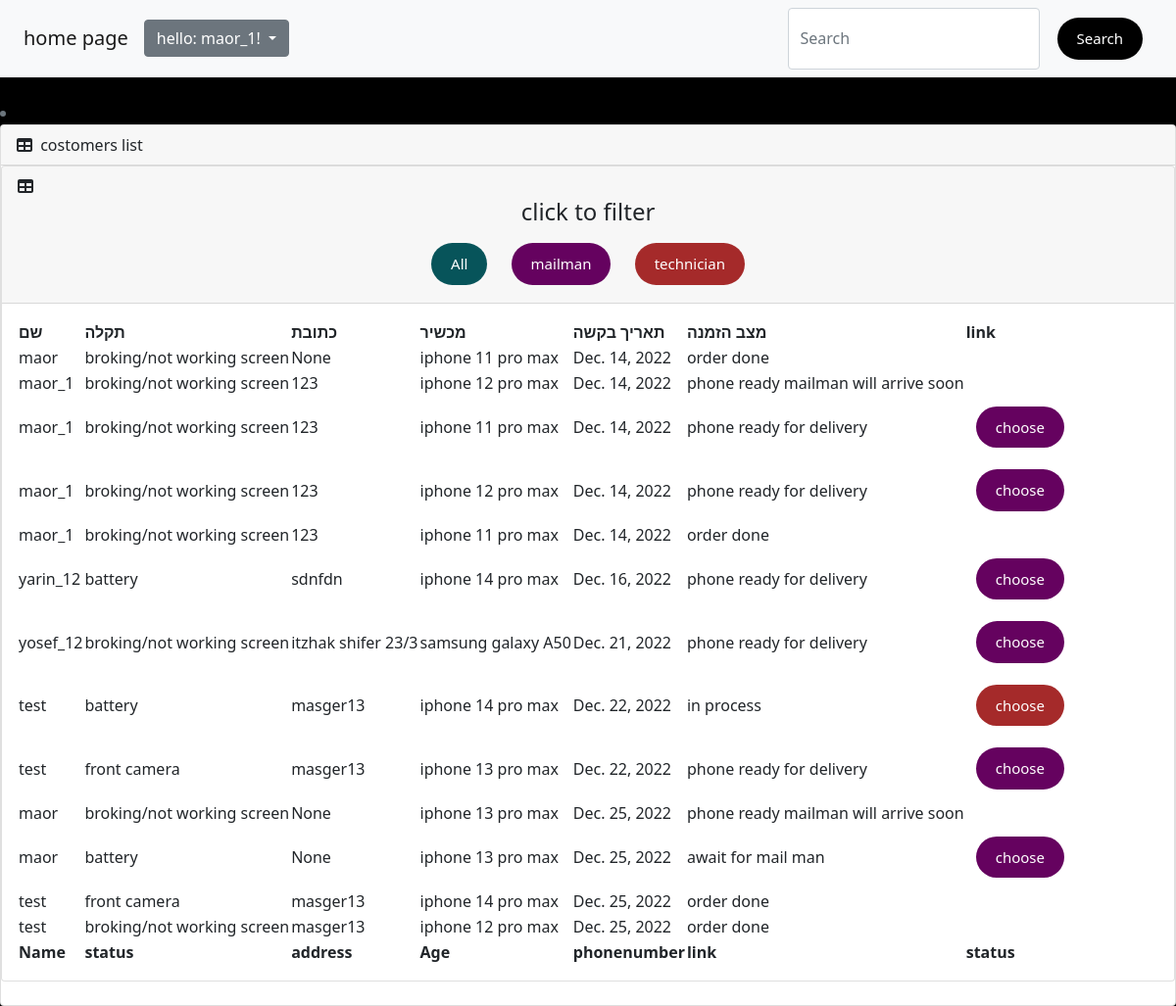
The page /transport/ (signed in) on the database its author committed.
### user/models.py (models this page shows, shortened)
class User(AbstractUser):
    class RoleType2(models.IntegerChoices):
        Mail_Man = 1, "Mail_Man"
        Technician = 2, "Technician"
        Admin = 3, 'Admin'
    age = models.IntegerField(null= True, blank = True )
    City = models.CharField(max_length=100,null= True, blank = True)
    Full_address = models.CharField(max_length=100,null= True, blank = True)
    Postal_Code = models.IntegerField(null= True, blank = True)
    Phonenumber = models.PositiveIntegerField(null= True, blank = True)
    Role = models.PositiveIntegerField(null= True, choices=RoleType2.choices)

### instruments/models.py (models this page shows, shortened)
class Malfunction(models.Model):
   class StatusType(models.IntegerChoices):
        await_for_mail_man = 1, "await for mail man"
        in_process = 2, "in process"
        phone_ready_for_delivery = 3, 'phone ready for delivery'
        phone_ready_mailman_will_arrive_soon = 4, 'phone ready mailman will arrive soon'
        order_done = 5, 'order done'
   phone= models.ForeignKey(Phone,on_delete=models.CASCADE)
   Malfunction_type= models.ForeignKey(Malfunction_type,on_delete=models.CASCADE)
   user= models.ForeignKey(User,on_delete=models.CASCADE)
   status = models.PositiveIntegerField(null= True, choices=StatusType.choices)
   request_date = models.DateField(auto_now_add=True)

class Malfunction_type(models.Model):
   Malfunction = models.CharField(max_length=100)

class Phone(models.Model):
   type= models.ForeignKey(Phonetype,on_delete=models.CASCADE)
   device = models.CharField(max_length=100, null=False)

### transport/views.py (the view)
# urls.py: path('', views.main_page_tran, name="mainpage"),
def main_page_tran(request):
    Customers = Malfunction.objects.all()
    context = {
        'customers' :Customers,
        'action' : 'staff'
    }
    return  render(request,'firsttable.html',context)

### transport/templates/firsttable.html (shortened to what this page needs)
{% extends "base.html" %}
{% load static %}
{% block content %}
    <head>
        <link href="https://cdn.jsdelivr.net/npm/simple-datatables@latest/dist/style.css" rel="stylesheet" />
        <link href="{%static 'css/styles.css'%}" rel="stylesheet" />
    </head>
                            <li class="breadcrumb-item active"></li>
                        <div class="card mb-4">
                            <div class="card-header">
                                <i class="fas fa-table me-1"></i>
                                costomers list
                            </div>
                            <div class="card mb-4">
                                <div class="card-header">
                                    <i class="fas fa-table me-1"></i>
                                    <div style="text-align: center;">
                                        <h4> click to filter</h4>
                                        <a href="{% url 'transport:mainpage' %}" class="mybutton" style="background-color: rgb(7, 84, 90);">All</a>
                                        <a href="{% url 'transport:mailman' %}" class="mybutton" style="background-color: rgb(101, 2, 95);">mailman</a>
                                        <a href="{% url 'transport:technician' %}" class="mybutton" style="background-color: brown;">technician</a>
                                    </div>
                                </div>
                            <div class="card-body">
                                <table id="datatablesSimple">
                                    <thead>
                                        <tr>
                                            <th>שם</th>
                                            <th>תקלה</th>
                                            <th>כתובת</th>
                                            <th>מכשיר</th>
                                            <th>תאריך בקשה</th>
                                            <th>מצב הזמנה</th>
                                            <th>link</th>
                                        </tr>
                                    </thead>
                                    <tfoot>
                                        <tr>
                                            <th>Name</th>
                                            <th>status</th>
                                            <th>address</th>
                                            <th>Age</th>
                                            <th>phonenumber</th>
                                            <th>link</th>
                                            <th>status</th>
                                        </tr>
                                    </tfoot>
                                    <tbody>
                                    {%if user.Role == 1 or user.Role == 2 or user.Role == 3 or action == 'user' %}
                                        {%for costomer in customers%}
                                        <tr>
                                            <td>{{costomer.user.username}}
                                            </td>
                                            <td>{{costomer.Malfunction_type.Malfunction}}</td>
                                            <td>{{costomer.user.Full_address}}</td>
                                            <td>{{costomer.phone.device}}</td>
                                            <td>{{costomer.request_date}}</td>
                                            <td>{{costomer.get_status_display}}</td>
                                            {% if user.Role == 1 and costomer.status == 1 or user.Role == 3 and costomer.status == 1  or user.Role == 3 and costomer.status == 3 or user.Role == 1 and costomer.status == 3%}
                                                <td><a href="/transport/{{costomer.user_id}},{{costomer.id}},{{costomer.status}}" class="mybutton" style="background-color: rgb(101, 2, 95);"> choose</a></td>
                                            {% else %}
                                            {% if user.Role == 2 and costomer.status == 2 or user.Role == 3 and costomer.status == 2 %}
                                                <td><a href="/transport/{{costomer.user_id}},{{costomer.id}},{{costomer.status}}" class="mybutton" style="background-color: brown;">choose</a></td>
                                            {% else %}
                                            {% if  action == 'user' and costomer.status == 4 %}
                                                <td><a href="/transport/{{costomer.user_id}},{{costomer.id}},{{costomer.status}}" button type="submit" class="btn btn-outline-dark"> confirm the end of the process</a></td>
                                            {% else %}
                                                <td></td>
                                            {% endif %}
                                            {% endif %}
                                            {% endif %}
                                        </tr>
                                        {% endfor %}
                                    {%else%}
                                        <h1> Staff memebers only </h1>
                                    {% endif %}
                                    </tbody>
                                </table>
                            </div>
                        </div>
                    </div>
    </body>
    {% endblock%}

### templates/base.html (shortened to what this page needs)
<!DOCTYPE html>
<html lang="en">
<head>
<link href="https://cdn.jsdelivr.net/npm/bootstrap@5.2.0/dist/css/bootstrap.min.css" rel="stylesheet">
</head>
<body  style="background-color:black">
    <nav class="navbar navbar-expand-lg bg-light">
        <div class="container-fluid">
          <a class="navbar-brand" href="/">home page</a>
              <ul class="navbar-nav me-auto mb-2 mb-lg-0">
                {% if user.is_authenticated %}
              <div class="dropdown">
                <button class="btn btn-secondary dropdown-toggle" type="button" data-bs-toggle="dropdown" aria-expanded="false">
                   hello: {{ user.username }}!
                </button>
              </div>
                {% else %}
                  <li><a class="mybutton" href="{% url 'lab:register' %}" role="button">register</a>
                  <li><a class="mybutton" href="{% url 'lab:login' %}" role="button">log in</a>
                {% endif %}
              </ul>
              <form class="d-flex" role="search" action="{% url 'lab:search' %}" >
                <input name="search" class="form-control me-2" type="search" placeholder="Search" aria-label="Search">
                <button class="mybutton" type="submit">Search</button>
            </form>
          </div>
      </nav>
      <br>
{% block content %}
{% endblock %}
</body>
</html>

### templates/base.html (style rules this page uses)
.mybutton { display: inline-block; background: #000; color: #fff; border: none; padding: 10px 20px; margin: 10px; border-radius: 30px; cursor: pointer; text-decoration: none; font-size: 15px; font-family: inherit; }

### rows shown on the page
User: username "maor_1"
Malfunction: user.username "maor", Malfunction_type.Malfunction "broking/not working screen", user.Full_address "None", phone.device "iphone 11 pro max", request_date "Dec. 14, 2022", status "order done"
Malfunction: user.username "maor_1", Malfunction_type.Malfunction "broking/not working screen", user.Full_address "123", phone.device "iphone 12 pro max", request_date "Dec. 14, 2022", status "phone ready mailman will arrive soon"
Malfunction: user.username "maor_1", Malfunction_type.Malfunction "broking/not working screen", user.Full_address "123", phone.device "iphone 11 pro max", request_date "Dec. 14, 2022", status "phone ready for delivery"
Malfunction: user.username "maor_1", Malfunction_type.Malfunction "broking/not working screen", user.Full_address "123", phone.device "iphone 12 pro max", request_date "Dec. 14, 2022", status "phone ready for delivery"
Malfunction: user.username "maor_1", Malfunction_type.Malfunction "broking/not working screen", user.Full_address "123", phone.device "iphone 11 pro max", request_date "Dec. 14, 2022", status "order done"
Malfunction: user.username "yarin_12", Malfunction_type.Malfunction "battery", user.Full_address "sdnfdn", phone.device "iphone 14 pro max", request_date "Dec. 16, 2022", status "phone ready for delivery"
Malfunction: user.username "yosef_12", Malfunction_type.Malfunction "broking/not working screen", user.Full_address "itzhak shifer 23/3", phone.device "samsung galaxy A50", request_date "Dec. 21, 2022", status "phone ready for delivery"
Malfunction: user.username "test", Malfunction_type.Malfunction "battery", user.Full_address "masger13", phone.device "iphone 14 pro max", request_date "Dec. 22, 2022", status "in process"
Malfunction: user.username "test", Malfunction_type.Malfunction "front camera", user.Full_address "masger13", phone.device "iphone 13 pro max", request_date "Dec. 22, 2022", status "phone ready for delivery"
Malfunction: user.username "maor", Malfunction_type.Malfunction "broking/not working screen", user.Full_address "None", phone.device "iphone 13 pro max", request_date "Dec. 25, 2022", status "phone ready mailman will arrive soon"
Malfunction: user.username "maor", Malfunction_type.Malfunction "battery", user.Full_address "None", phone.device "iphone 13 pro max", request_date "Dec. 25, 2022", status "await for mail man"
Malfunction: user.username "test", Malfunction_type.Malfunction "front camera", user.Full_address "masger13", phone.device "iphone 14 pro max", request_date "Dec. 25, 2022", status "order done"
Malfunction: user.username "test", Malfunction_type.Malfunction "broking/not working screen", user.Full_address "masger13", phone.device "iphone 12 pro max", request_date "Dec. 25, 2022", status "order done"
